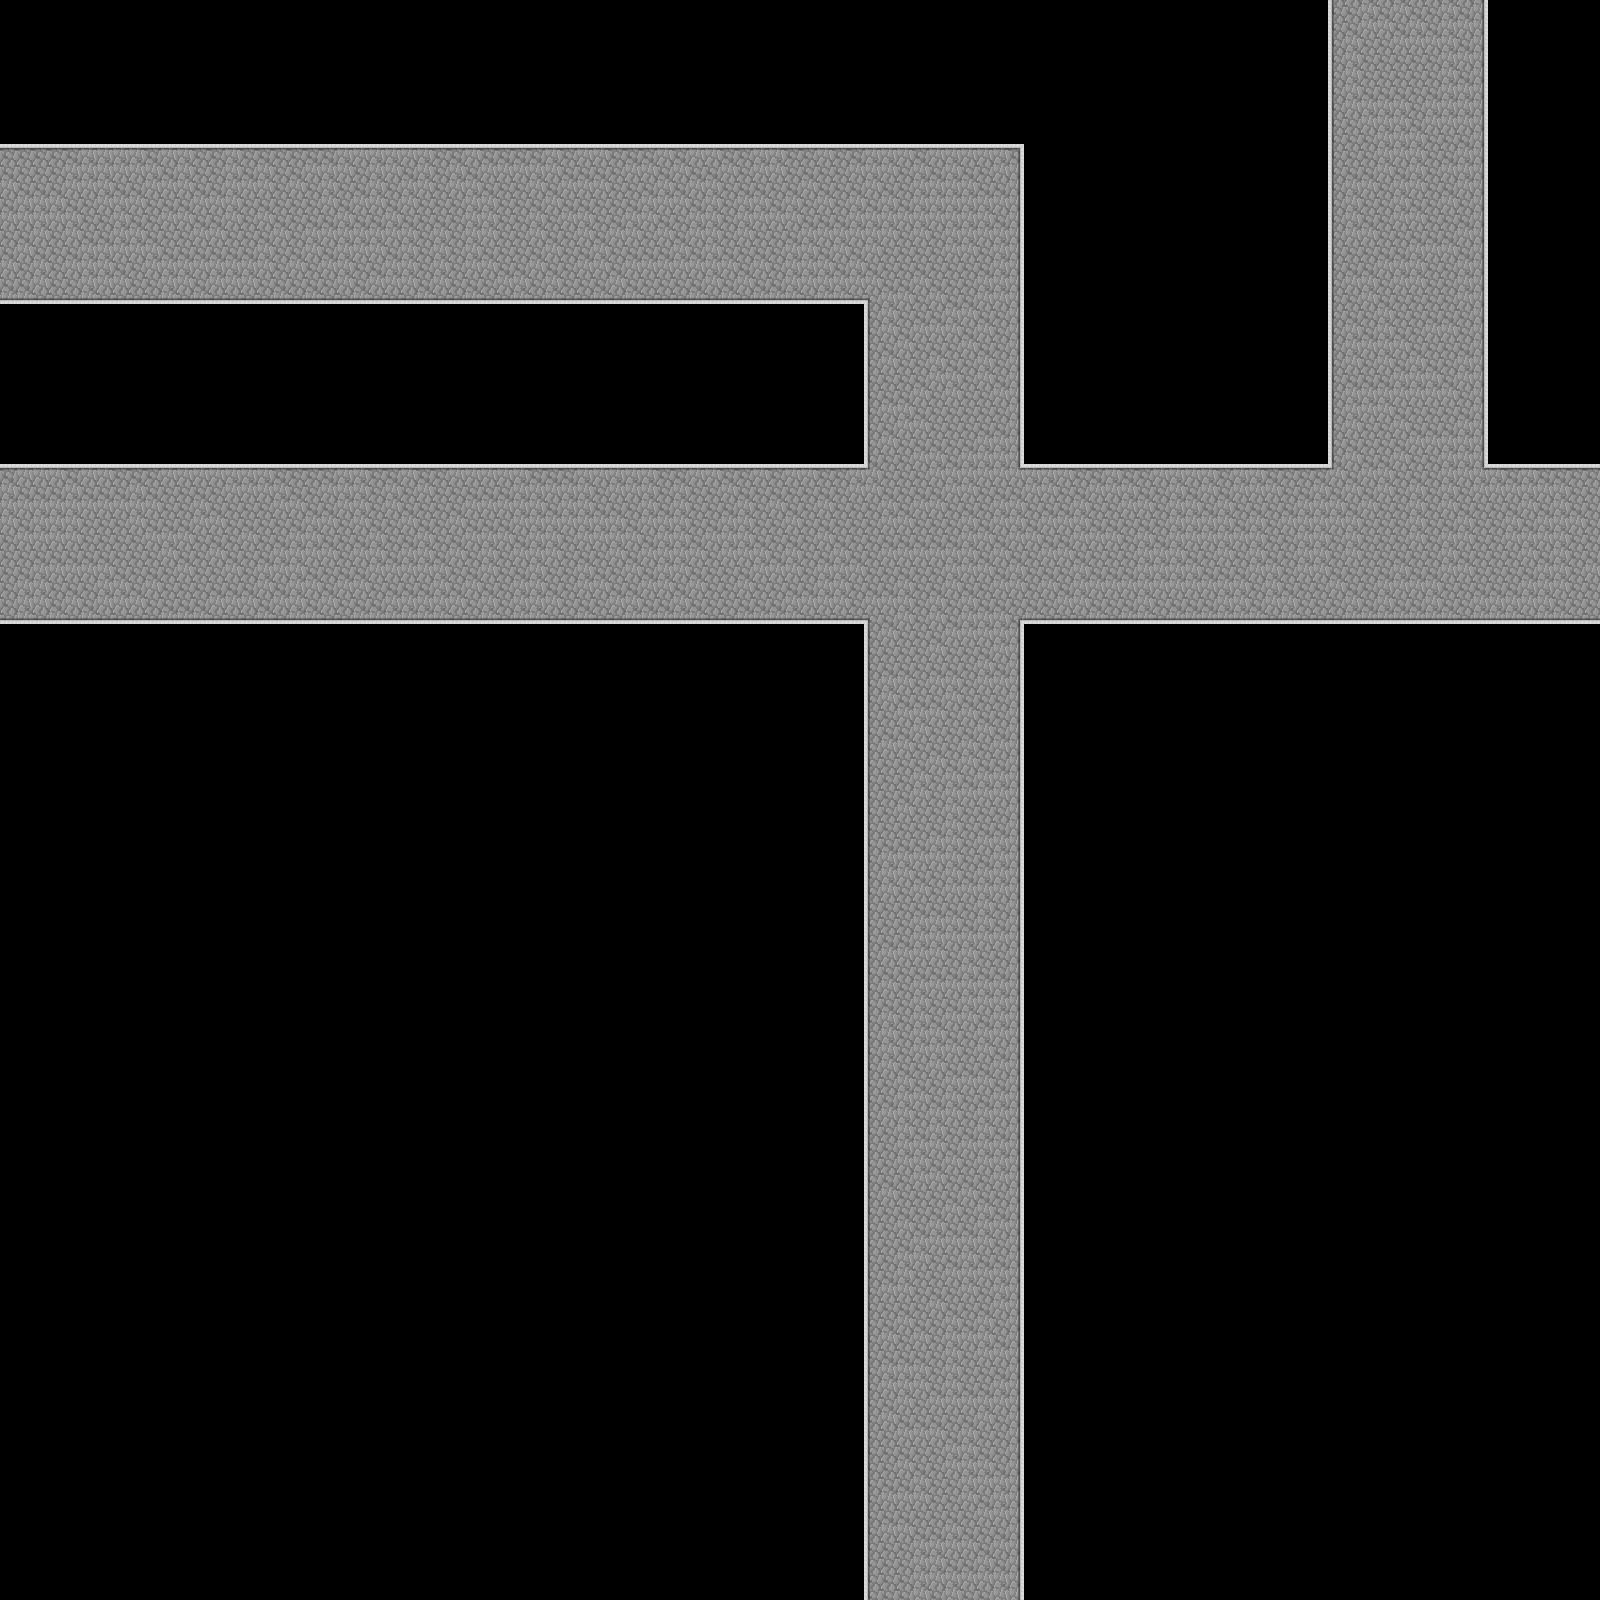

Rendered tile map (Tiled .tmx) drawn with the repository's tilesets; below, a short description and the map source with its tile grids summarised:
An orthogonal 100x100 tile map with 16x16 px tiles, 1 tile layer (Tile Layer 1), 2 tilesets and 2 objects.

<map version="1.0" orientation="orthogonal" renderorder="right-down" width="100" height="100" tilewidth="16" tileheight="16" nextobjectid="1">
 <tileset firstgid="1" name="test_tilemap" tilewidth="16" tileheight="16" tilecount="36" columns="6">
  <image source="../test_tilemap.png" width="96" height="96" />
  <tile id="1">
   <objectgroup draworder="index">
    <object id="8" x="-2.33333" y="-1.66667" width="21" height="21.3333" />
   </objectgroup>
  </tile>
 </tileset>
 <tileset firstgid="37" name="MainTileset" tilewidth="16" tileheight="16" tilecount="42" columns="6">
  <image source="MainTileset.png" width="96" height="112" />
  <tile id="11">
   <objectgroup draworder="index">
    <object id="2" x="0" y="0" width="16" height="16" />
   </objectgroup>
  </tile>
 </tileset>
 <layer name="Tile Layer 1" width="100" height="100">
  <data>[10000 cells, 9985 non-empty, 14 distinct tile ids]</data>
 </layer>
</map>
